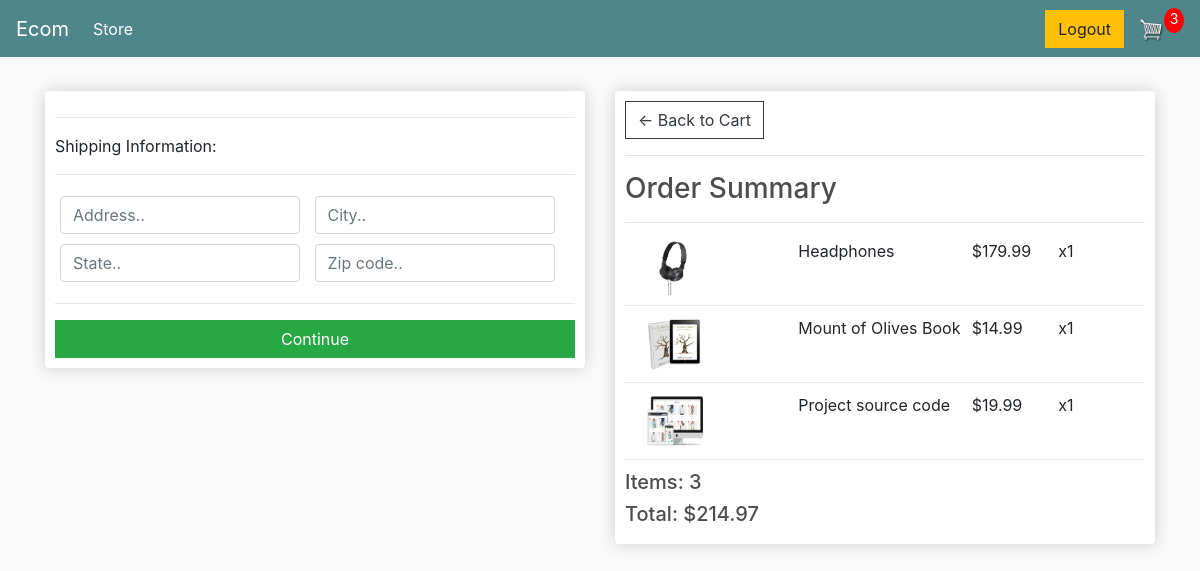
Screenshot of /checkout/ (signed in) with the database file from the repository.
### store/models.py (models this page shows, shortened)
class OrderItem(models.Model):
    product = models.ForeignKey(Product, on_delete=models.SET_NULL, null=True)
    order = models.ForeignKey(Order, on_delete=models.SET_NULL, null=True)
    quantity = models.IntegerField(default=0, null=True, blank=True)
    date_added = models.DateTimeField(auto_now_add=True)
    @property
    def get_total(self):
        return self.product.price * self.quantity

class Product(models.Model):
    name = models.CharField(max_length=200, null=True)
    price = models.DecimalField(max_digits=7, decimal_places=2)
    digital = models.BooleanField(default=False, null=True, blank=True)
    image = models.ImageField(null=True, blank=True)
    @property
    def imageURL(self):
        try:
            url = self.image.url
        except:
            url = ""
        return url

class Order(models.Model):
    customer = models.ForeignKey(Customer, on_delete=models.SET_NULL, blank=True, null=True)
    date_ordered = models.DateTimeField(auto_now_add=True)
    complete = models.BooleanField(default=False, null=True, blank=True)
    transaction_id = models.CharField(max_length=200, null=True)
    @property
    def shipping(self):
        shipping = False
        orderitems = self.orderitem_set.all()
        for order in orderitems:
            if order.product.digital == False:
                shipping =True
                break
        return shipping
    @property
    def get_cart_total(self):
        orderitems = self.orderitem_set.all()
        total = sum([item.get_total for item in orderitems])
        return total
    @property
    def get_cart_items(self):
        orderitems = self.orderitem_set.all()
        total = sum([item.quantity for item in orderitems])
        return total

### store/views.py (the view)
# urls.py: path('checkout/', views.checkout, name="checkout"),
def checkout(request):
     data = cartData(request)
     cartItems = data['cartItems']
     order = data['order']
     items = data['items']
     context = {'items':items, 'order':order, 'cartItems':cartItems}
     return render(request, 'store/checkout.html', context)

### store/utils.py (called while the page is built)
def cartData(request):
    if request.user.is_authenticated:
        customer = request.user.customer
        order, created = Order.objects.get_or_create(customer=customer, complete=False)
        items = order.orderitem_set.all()
        cartItems = order.get_cart_items
    else:
        cookieData = cookieCart(request)
        cartItems = cookieData['cartItems']
        order = cookieData['order']
        items = cookieData['items']
    return {'cartItems': cartItems, 'order': order, 'items': items}

### store/templates/store/checkout.html (shortened to what this page needs)
{% extends 'store/main.html' %}
{% load static %}
{% block content %}
     <div class="row">
		<div class="col-lg-6">
			<div class="box-element" id="form-wrapper">
				<form id="form">
					<div id="shipping-info">
						<hr>
						<p>Shipping Information:</p>
						<hr>
						<div class="form-field">
							<input class="form-control" type="text" name="address" placeholder="Address..">
						</div>
						<div class="form-field">
							<input class="form-control" type="text" name="city" placeholder="City..">
						</div>
						<div class="form-field">
							<input class="form-control" type="text" name="state" placeholder="State..">
						</div>
						<div class="form-field">
							<input class="form-control" type="text" name="zipcode" placeholder="Zip code..">
						</div>
					</div>
					<hr>
					<input id="form-button" class="btn btn-success btn-block" type="submit" value="Continue">
				</form>
			</div>
			<br>
		</div>
		<div class="col-lg-6">
			<div class="box-element">
				<a  class="btn btn-outline-dark" href="{% url 'cart' %}">&#x2190; Back to Cart</a>
				<hr>
				<h3>Order Summary</h3>
				<hr>
				{% for item in items %}
				<div class="cart-row">
					<div style="flex:2"><img class="row-image" src="{% static item.product.imageURL %}"></div>
					<div style="flex:2"><p>{{item.product.name}}</p></div>
					<div style="flex:1"><p>${{item.product.price|floatformat:2}}</p></div>
					<div style="flex:1"><p>x{{item.quantity}}</p></div>
				</div>
				{% endfor %}
				<h5>Items:   {{order.get_cart_items}}</h5>
				<h5>Total:   ${{order.get_cart_total|floatformat:2}}</h5>
			</div>
		</div>
	</div>
{% endblock content %}

### static/css/main.css (style rules this page uses)
body { background-color: hsl(0, 0%, 98%); }
h1,h2,h3,h4,h5,h6 { color:hsl(0, 0%, 30%); }
.box-element { box-shadow:hsl(0, 0%, 80%) 0 0 16px; background-color: #fff; border-radius: 4px; padding: 10px; }
.col-lg-4, .col-lg-6, .col-lg-8, .col-lg-12 { margin-top: 10px; }
.btn { border-radius: 0; }
.row-image { width: 100px; }
.form-field { width:250px; display: inline-block; padding: 5px; }
.cart-row { display: flex; align-items: flex-stretch; padding-bottom: 10px; margin-bottom: 10px; border-bottom: 1px solid #ececec; }

### rows the page displays
OrderItem: product.image (picture), product.name "Headphones", product.price "179.99", quantity "1"
OrderItem: product.image (picture), product.name "Mount of Olives Book", product.price "14.99", quantity "1"
OrderItem: product.image (picture), product.name "Project source code", product.price "19.99", quantity "1"
Order: get_cart_items "3", get_cart_total "214.97"

### other values shown
{{ cartItems }} "3"
